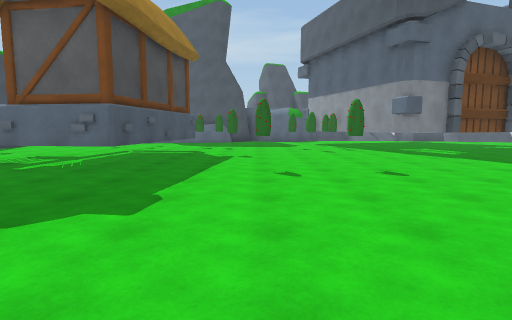
view 1 (above)

24 first-person views from a walk through a 3-D level made in the Unity game engine. The camera is 1.4 m above the floor, tilts 6° down and sees 80° across. The floor is counted in squares, 2 m on a side. Each view is taken from the middle of a square. On the plan, view 1 faces up. The plan holds only what a view shows up to about 10 squares ahead; the rest is blank. The place goes on beyond the plan. Surface patterns are stand-ins for the level's own textures.

view 2
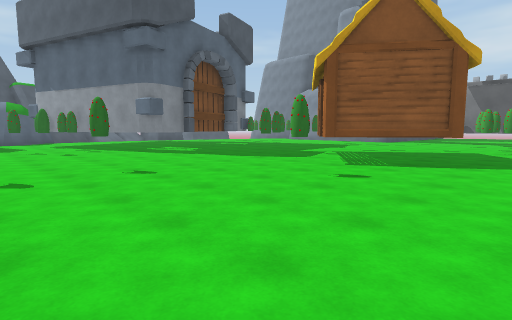

view 3
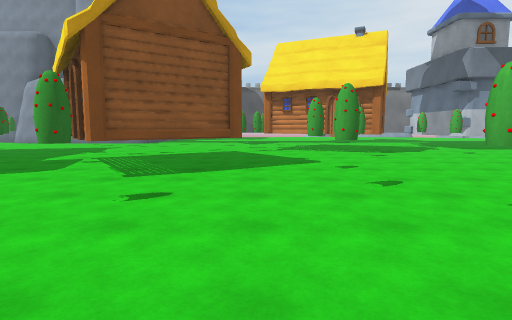

view 4
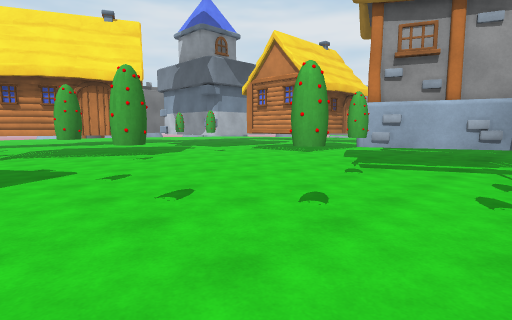

view 5
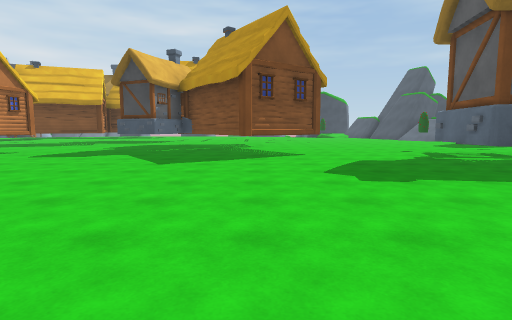

view 6
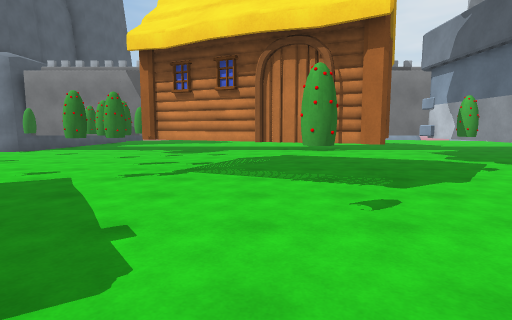

view 7
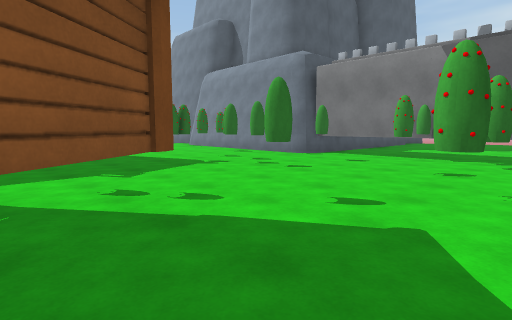

view 8
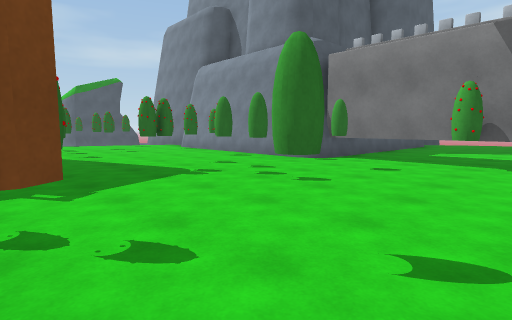

view 9
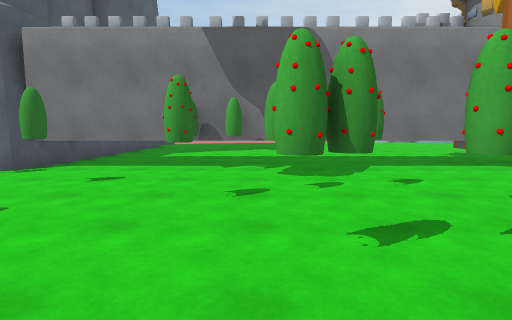

view 10
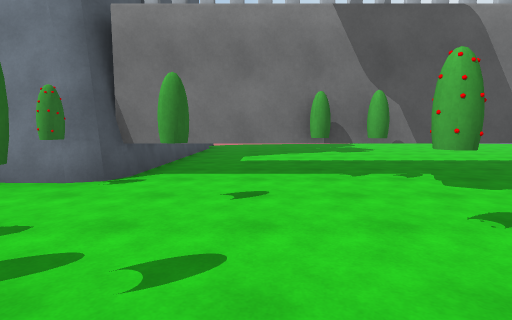

view 11
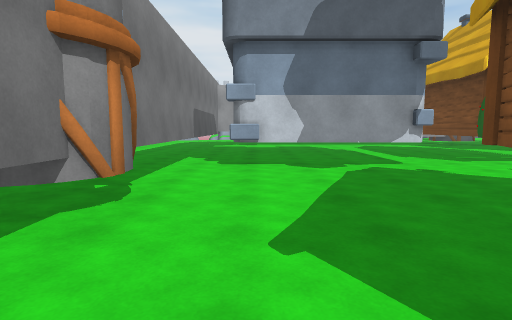

view 12
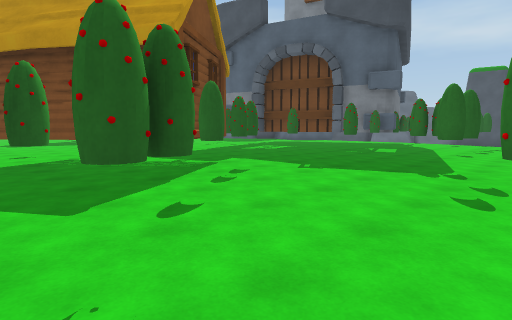

view 13
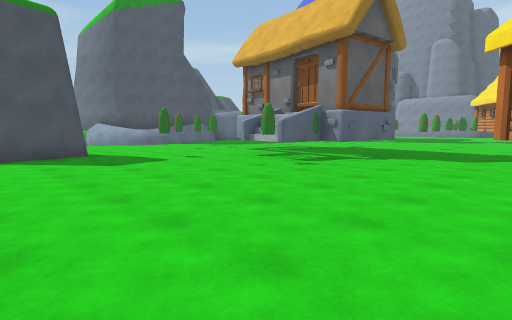

view 14
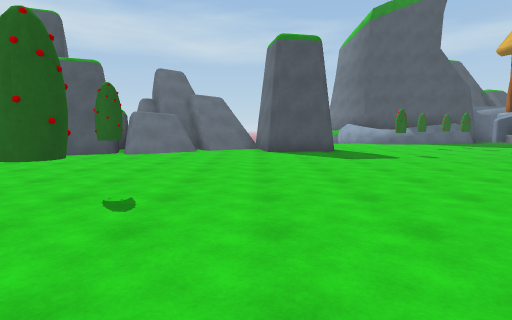

view 15
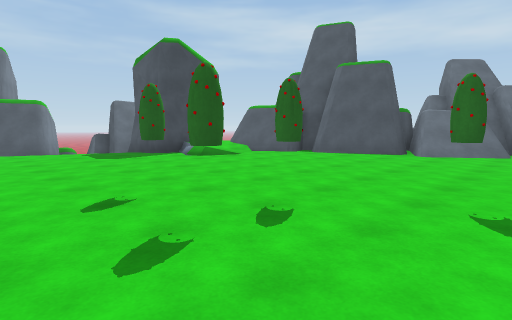

view 16
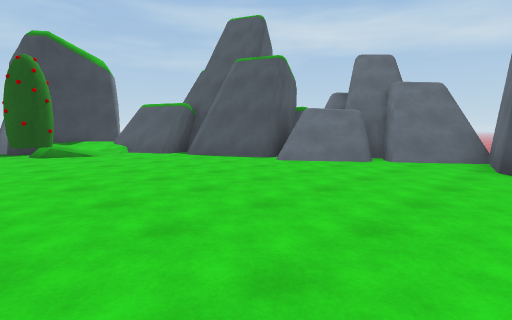

view 17
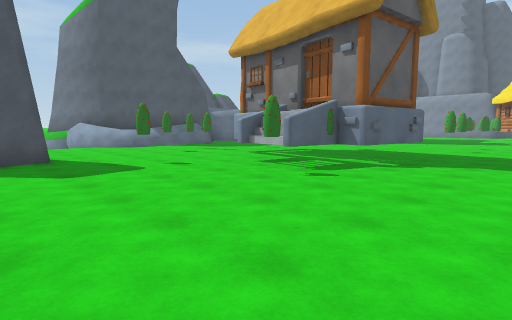

view 18
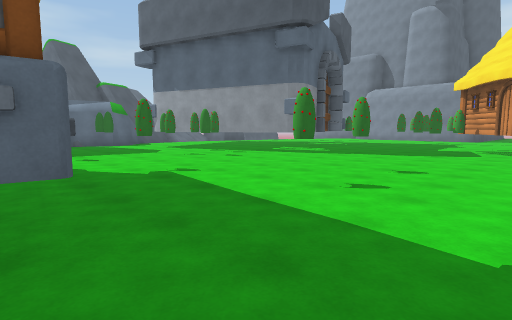

view 19
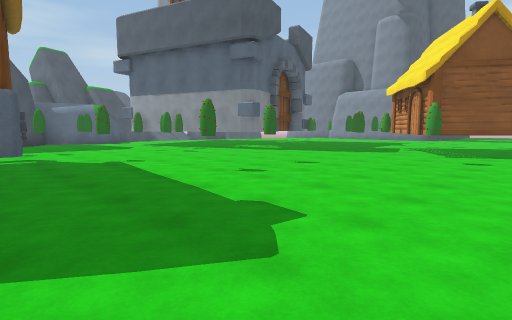

view 20
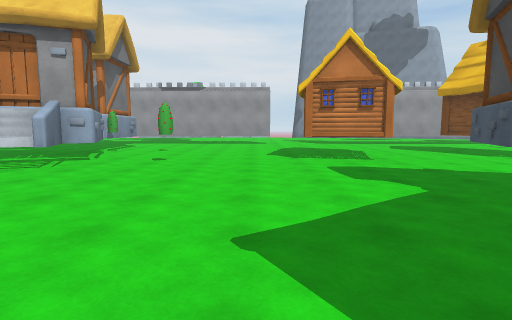

view 21
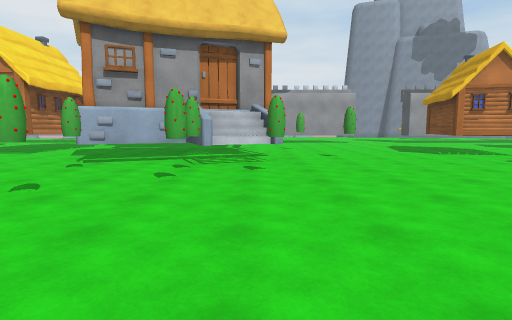

view 22
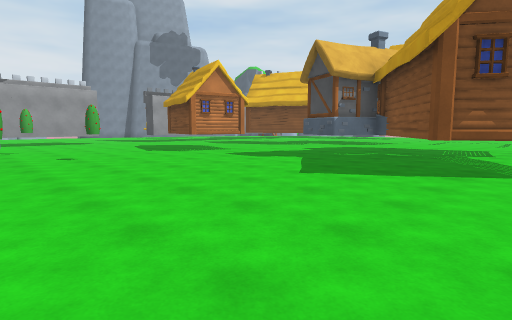

view 23
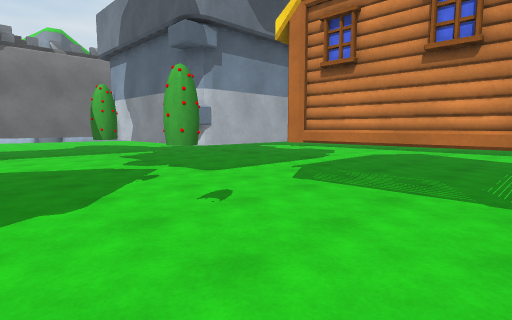

view 24
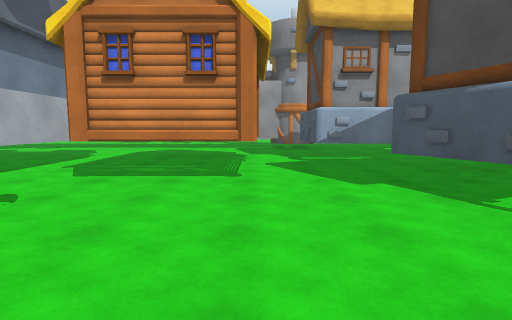

### Floor plan
Key: @ floor where view 1 was taken; # wall or solid block; . floor; / step, stairs or slope; v drop or lower ground; T thing the floor can be seen under or through; O other object.
Columns run from 24 left of view 1 to 20 right of it. Each row starts with its distance up from view 1.
 11         #v/#/###....O. O...O     O.O...
 10       ###///..#O....O....OO.   ##O.....#
  9      ####//......O..OOO.....##O........#
  8    ####............OOOOO..............O#
  7    #//.............OOO..........O.OO...##
  6   ##///...........OOOO.........O....O..O#####
  5   //.................O..O.O...OOOO..O.O.T....
  4   /...........................OOOO......T....
  3 ##.......OO.................OOO.OOO..O.OT....
  2  #........O.O.....OO..........OO....OO..T....
  1       ..    ..    ..O.............O.O...T....
  0                   OO....@....OO....OOO..T....
 -1                .OO.........O......O.O...T....
 -2                O OO.......O.......O.O...T....
 -3                  .O......OO.O......O.... O...
 -4                  ........OO.O....O.O....T....
 -5                 .......O.OOOOO..........T...
 -6                ...OOO....O   O.OOO.####.T..
 -7               .O..O......O  ...O.O.#   .T.
 -8               .O.. O....OOO OO.O.O.#   .T.
 -9               O...........O   OOOO.   O.#.
-10                        ..     O.........#.
-11                            ............
-12                            ...........
-13
-14                                 ..
-15                                 ..

Where each view was taken, in squares from view 1:
view 1: 0 up, 0 right, facing up
view 2: 0 up, 0 right, facing up-right
view 3: 1 up, 1 right, facing right
view 4: 1 up, 2 right, facing down-right
view 5: 1 up, 3 right, facing left
view 6: 1 down, 6 right, facing right
view 7: 1 up, 8 right, facing up-right
view 8: 2 up, 9 right, facing up-right
view 9: 2 up, 10 right, facing right
view 10: 4 up, 11 right, facing right
view 11: 0 up, 14 right, facing down
view 12: 1 up, 13 right, facing up-left
view 13: 2 up, 11 left, facing up-right
view 14: 1 up, 11 left, facing up
view 15: 1 up, 12 left, facing up-left
view 16: 4 up, 10 left, facing up-left
view 17: 3 up, 10 left, facing up-right
view 18: 3 up, 3 left, facing up-right
view 19: 1 up, 3 left, facing up-right
view 20: 1 up, 3 left, facing down
view 21: 2 up, 1 right, facing down
view 22: 2 up, 1 right, facing down-left
view 23: 3 down, 7 right, facing down-right
view 24: 2 down, 7 right, facing down
